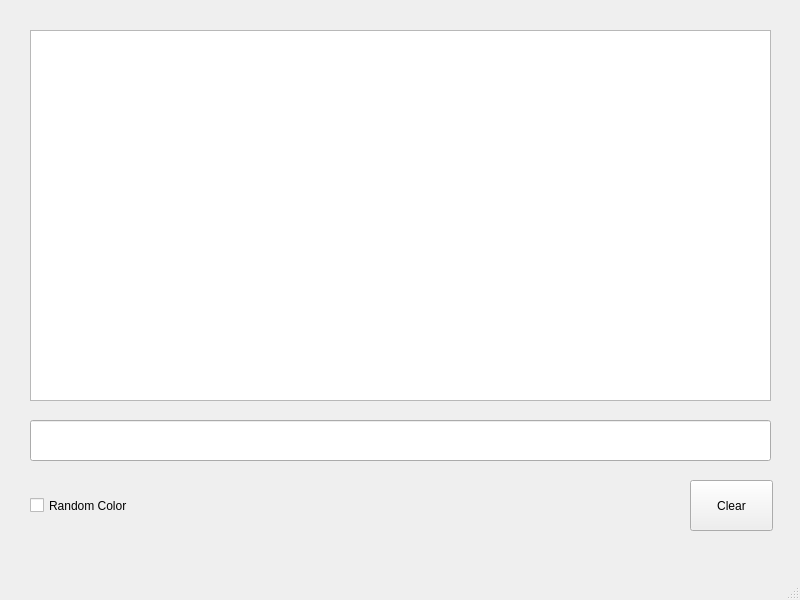
<?xml version="1.0" encoding="UTF-8"?>
<ui version="4.0">
 <class>MainWindow</class>
 <widget class="QMainWindow" name="MainWindow">
  <property name="geometry">
   <rect>
    <x>0</x>
    <y>0</y>
    <width>800</width>
    <height>600</height>
   </rect>
  </property>
  <property name="windowTitle">
   <string>MainWindow</string>
  </property>
  <widget class="QWidget" name="centralwidget">
   <widget class="QTextBrowser" name="textBrowser">
    <property name="geometry">
     <rect>
      <x>30</x>
      <y>30</y>
      <width>741</width>
      <height>371</height>
     </rect>
    </property>
   </widget>
   <widget class="QPushButton" name="pushButton">
    <property name="geometry">
     <rect>
      <x>690</x>
      <y>480</y>
      <width>83</width>
      <height>51</height>
     </rect>
    </property>
    <property name="text">
     <string>Clear</string>
    </property>
   </widget>
   <widget class="QLineEdit" name="lineEdit">
    <property name="geometry">
     <rect>
      <x>30</x>
      <y>420</y>
      <width>741</width>
      <height>41</height>
     </rect>
    </property>
   </widget>
   <widget class="QCheckBox" name="checkBox">
    <property name="geometry">
     <rect>
      <x>30</x>
      <y>480</y>
      <width>131</width>
      <height>51</height>
     </rect>
    </property>
    <property name="text">
     <string>Random Color</string>
    </property>
    <property name="iconSize">
     <size>
      <width>40</width>
      <height>40</height>
     </size>
    </property>
   </widget>
  </widget>
  <widget class="QMenuBar" name="menubar">
   <property name="geometry">
    <rect>
     <x>0</x>
     <y>0</y>
     <width>800</width>
     <height>25</height>
    </rect>
   </property>
  </widget>
  <widget class="QStatusBar" name="statusbar"/>
 </widget>
 <resources/>
 <connections/>
</ui>
